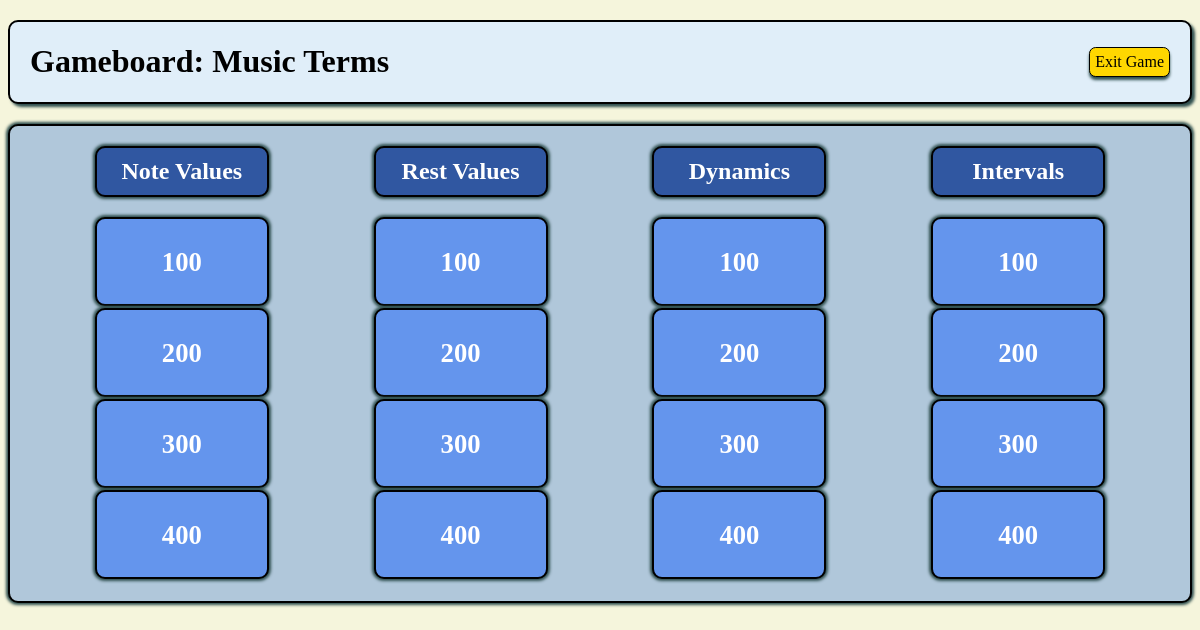
Page /games/play/3 (signed in) on the committed database.
### gameboard_app/models.py (models this page shows, shortened)
class Game(models.Model):
    title = models.CharField(max_length=255)
    is_active = models.BooleanField(default=False)
    creator = models.ForeignKey(User, related_name='gameboards', on_delete=models.CASCADE)
    created_at = models.DateTimeField(auto_now_add=True)
    updated_at = models.DateTimeField(auto_now=True)
    @classmethod
    def update_activity(cls, data):
        game = cls.objects.get(id=data['id'])
        game.is_active = data['is_active']
        game.save()
        return game

class Category(models.Model):
    name = models.CharField(max_length=255)
    game_assigned = models.ForeignKey(Game, related_name="categories_avail", on_delete = models.CASCADE)
    created_at = models.DateTimeField(auto_now_add=True)
    updated_at = models.DateTimeField(auto_now=True)

class Question(models.Model):
    question = models.TextField()
    answer = models.CharField(max_length=255)
    points = models.IntegerField(default=100)
    category_assigned = models.ForeignKey(Category, related_name="question_list", on_delete = models.CASCADE)
    created_at = models.DateTimeField(auto_now_add=True)
    updated_at = models.DateTimeField(auto_now=True)

### gameboard_app/views.py (the view)
# urls.py: path('play/<int:game_id>', views.play_gameboard, name='play'),
def play_gameboard(request, game_id):
    if 'user_id' not in request.session:
        return redirect('/')
    game = Game.update_activity({'id': game_id, 'is_active': True})
    context = {
        'game': game,
        'categories': game.categories_avail.all()
    }
    return render(request, 'gameboard.html', context)

### gameboard_app/templates/gameboard.html (shortened to what this page needs)
<!DOCTYPE html>
<html lang="en">
<head>
    {% load static %}
    <link rel="stylesheet" href="{% static 'css/style.css' %}">
</head>
<body>
    <div class="game_wrapper">
        <div class="nav_bar">
            <h1>Gameboard: {{ game.title }}</h1>
            <a class="back" href="{% url 'main_select' %}">Exit Game</a>
        </div>
        <div class="play_box">
            {% for category in categories %}
                <div class="cat_box">
                    <h2 class="cat_title">{{ category.name }}</h2>
                    {% for question in category.question_list.all|dictsort:"points" %}
                        <div class="ques_box">
                            <h3><a class="q_link" href="{% url 'show_ques' question.id %}">{{ question.points }}</a></h3>
                        </div>
                    {% endfor %}
                </div>
            {% endfor %}
        </div>
    </div>
</body>
</html>

### gameboard_app/static/css/style.css (style rules this page uses)
body { background-color:beige; }
.game_wrapper { width: auto; }
.nav_bar { display: flex; justify-content: space-between; align-items: center; margin: 20px 0px; padding: 0px 20px; border: 2px solid black; border-radius: 10px; background-color:rgb(224, 238, 249); box-shadow: 3px 3px 3px darkslategray; }
.back, .delete, .q_edit, .q_delete, .play, .add { text-decoration: none; border: 1px solid black; border-radius: 5pt; box-shadow: 0px 3px 3px darkslategray; background-color: gold; color: black; padding: 5px; cursor: pointer; }
.play_box { display: flex; justify-content: space-evenly; border: 2px solid black; background-color: rgb(176, 199, 218); border-radius: 10px; box-shadow: 0px 0px 3px 2px darkslategray; }
.cat_box { padding: 0px 20px 20px; }
.cat_title, .ques_box { border: solid 2px black; padding: 10px; text-align: center; width: 150px; border-radius: 10px; background-color:rgb(48, 87, 161); color: white; box-shadow: 0px 0px 3px 2px darkslategray; }
.ques_box { height: 65px; margin: auto; margin-bottom: 2px; background-color: cornflowerblue; }
.q_link { text-decoration: none; color: white; font-size: 20pt; }

### rows in the picture
Game: title "Music Terms"
Category: name "Note Values"
Question: points "100"
Question: points "200"
Question: points "300"
Question: points "400"
Category: name "Rest Values"
Question: points "100"
Question: points "200"
Question: points "300"
Question: points "400"
Category: name "Dynamics"
Question: points "100"
Question: points "200"
Question: points "300"
Question: points "400"
Category: name "Intervals"
Question: points "100"
Question: points "200"
Question: points "300"
Question: points "400"
